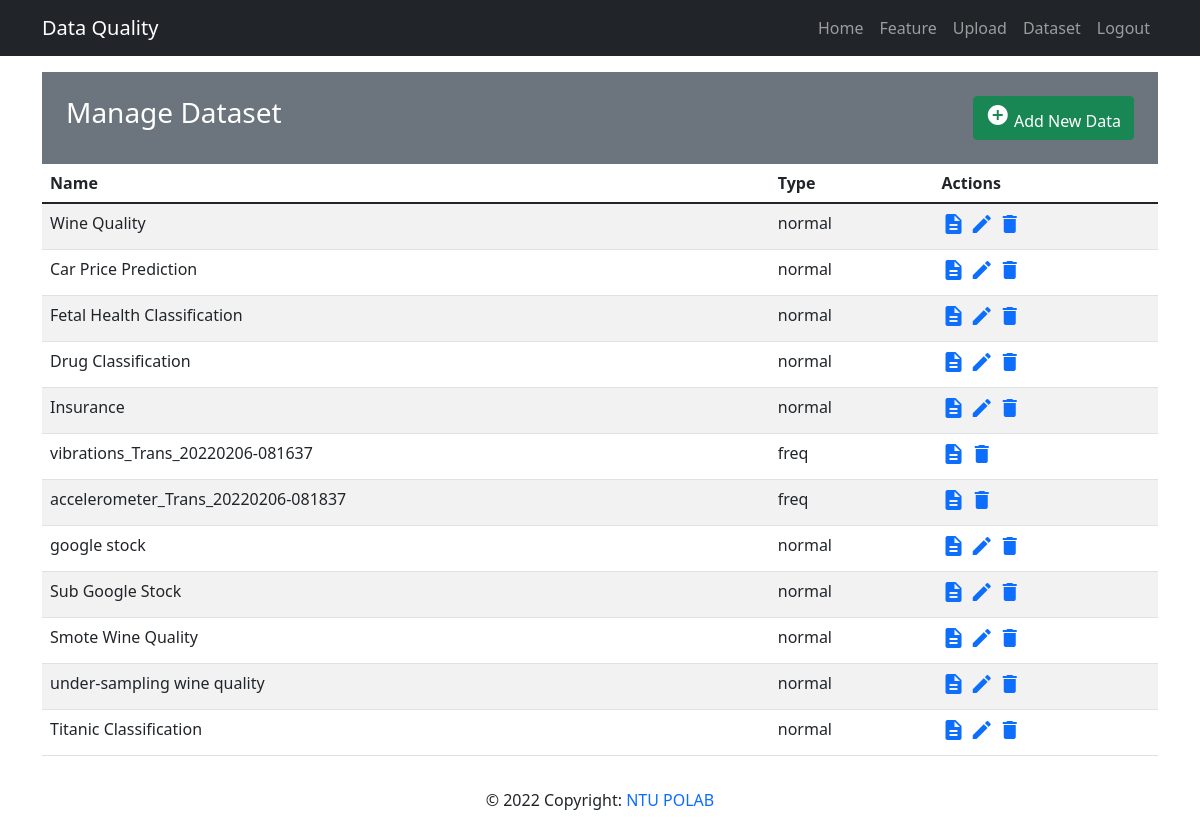
/mainapp/show_data/all (signed in), run on an earlier commit of the app's database.
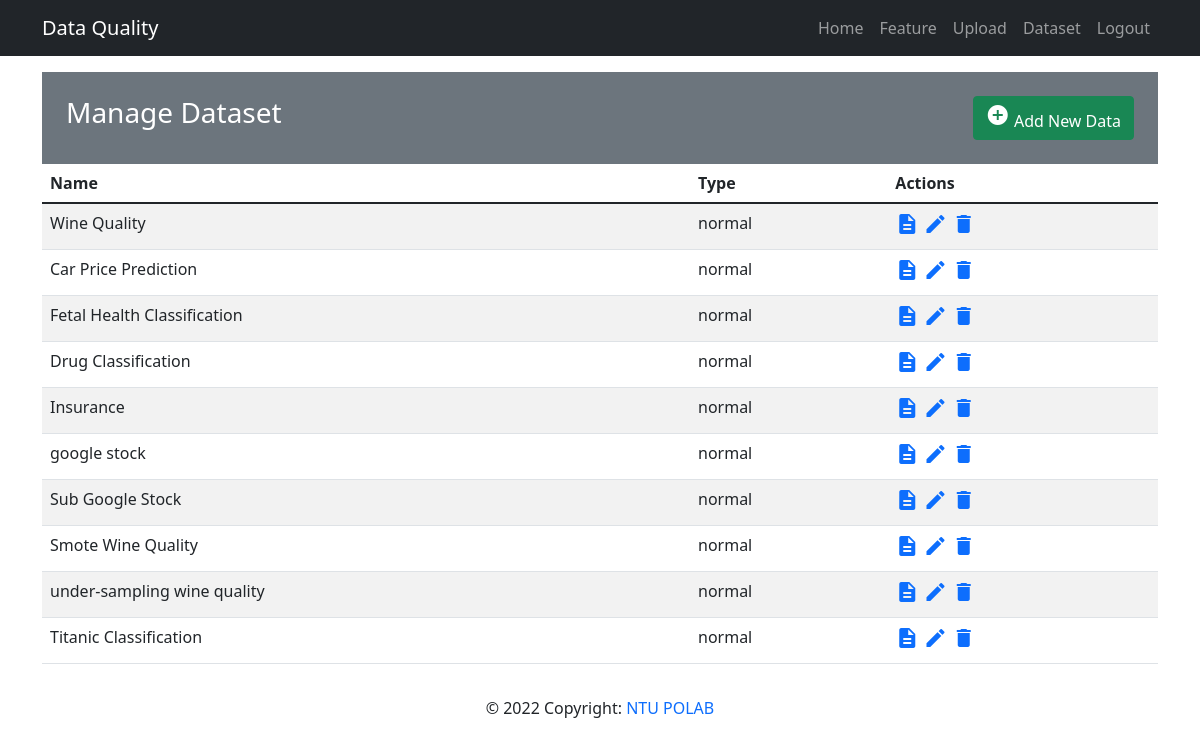
And on a later commit of the database.
### mainapp/models.py (models this page shows, shortened)
class Data(models.Model):
  datatype_choices = [
    ('normal', 'Normal'),
    ('freq', 'High Frequency'),
    ('time', 'Time Series')
  ]
  question_choices = [
    ('classification', 'Classification'),
    ('regression', 'Regression'),
  ]
  name = models.CharField('Data Name', max_length=50)
  owner = models.ForeignKey(User, on_delete=models.CASCADE)
  rawdata = models.FileField(upload_to='rawdata/', validators=[file_size, validate_file_extension])
  attribute_data = models.FileField(upload_to='attribute/', validators=[file_size, validate_file_extension])
  datatype = models.CharField(max_length=10, choices=datatype_choices, default='normal')
  questiontype = models.CharField(max_length=15, choices=question_choices, default='classification')
  freq_config = models.JSONField(null=True, blank=True)
  def __str__(self):
      return self.name

### mainapp/views.py (the view)
# urls.py: path('show_data/all', views.list_data, name='list-data'),
@login_required(login_url='/members/login_user')
def list_data(request):
  user = request.user
  data_list = Data.objects.filter(owner=user)
  hfd_list = HighFrequencyData.objects.filter(owner=user)
  context = {
    'data_list': data_list,
    'hfd_list': hfd_list,
  }
  return render(request, 'mainapp/data_list.html', context)

### mainapp/models.py (called while the page is built)
  def __str__(self):
      return self.name

### mainapp/templates/mainapp/data_list.html
{% extends 'base.html' %}
{% block content %}
  <div class="my-3">
    <div class="bg-secondary text-white p-4">
      <div class="row">
        <div class="col-6">
          <h3>Manage Dataset</h3>
        </div>
        <div class="col-6 text-end">
          <a href="{% url 'upload-view'%}" class="btn btn-success"><i class="material-icons">&#xE147;</i> <span>Add New Data</span></a>
        </div>
      </div>
    </div>
    {% if data_list %}
      <table class="table table-striped table-hover">
        <thead>
          <tr>
            <th>Name</th>
            <th>Type</th>
            <th>Actions</th>
          </tr>
        </thead>
        {% for data in data_list %}
          <tr>
            <td>
              {{ data }}
            </td>
            <td>
              {{ data.datatype }}
            </td>
            {% if data.datatype == 'normal' %}
              <td>
                <a href="{% url 'show-data' data.id %}"><i class="material-icons">description</i></a>
                <a href="{% url 'update-data' data.id%}"><i class="material-icons">&#xE254;</i></a>
                <a href="{% url 'delete-data' data.id%}"><i class="material-icons">delete</i></a>
              </td>
            {% else %}
              <td>
                <a href="{% url 'show-data' data.id %}"><i class="material-icons">description</i></a>
                <a href="{% url 'delete-data' data.id%}"><i class="material-icons">delete</i></a>
              </td>
            {% endif %}
          </tr>
        {% endfor %}
      </table>
    {% else %}
      <div class="alert alert-warning">
        You haven't upload your data.
      </div>
    {% endif %}
  </div>
{% endblock %}

What changed in the data, as far as the page shows it:
removed Data: name "vibrations_Trans_20220206-081637", datatype "freq"
removed Data: name "accelerometer_Trans_20220206-081837", datatype "freq"
